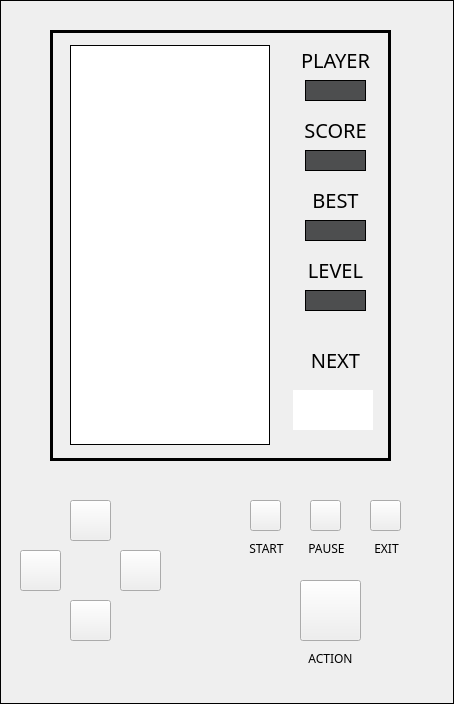
<?xml version="1.0" encoding="UTF-8"?>
<ui version="4.0">
 <class>MainWindow</class>
 <widget class="QMainWindow" name="MainWindow">
  <property name="geometry">
   <rect>
    <x>0</x>
    <y>0</y>
    <width>454</width>
    <height>704</height>
   </rect>
  </property>
  <property name="font">
   <font>
    <family>Charter</family>
    <pointsize>-1</pointsize>
    <italic>false</italic>
    <bold>false</bold>
   </font>
  </property>
  <property name="windowTitle">
   <string>MainWindow</string>
  </property>
  <property name="styleSheet">
   <string notr="true">QMainWindow {
	border: 1px solid black;
	font: Charter;
	font-size: 20px;
	font-style: Roman;
}</string>
  </property>
  <widget class="QWidget" name="centralwidget">
   <widget class="QFrame" name="gameFrame">
    <property name="geometry">
     <rect>
      <x>50</x>
      <y>30</y>
      <width>341</width>
      <height>431</height>
     </rect>
    </property>
    <property name="font">
     <font>
      <family>Charter</family>
      <italic>false</italic>
      <bold>false</bold>
     </font>
    </property>
    <property name="frameShape">
     <enum>QFrame::Panel</enum>
    </property>
    <property name="frameShadow">
     <enum>QFrame::Plain</enum>
    </property>
    <property name="lineWidth">
     <number>3</number>
    </property>
    <property name="midLineWidth">
     <number>1</number>
    </property>
    <widget class="QLabel" name="scoreLabel">
     <property name="geometry">
      <rect>
       <x>250</x>
       <y>90</y>
       <width>71</width>
       <height>20</height>
      </rect>
     </property>
     <property name="font">
      <font>
       <family>Charter</family>
       <pointsize>-1</pointsize>
       <italic>false</italic>
       <bold>false</bold>
      </font>
     </property>
     <property name="styleSheet">
      <string notr="true">QLabel {
	font: Charter;
	font-size: 20px;
	font-style: Roman;
}</string>
     </property>
     <property name="text">
      <string>SCORE</string>
     </property>
     <property name="alignment">
      <set>Qt::AlignCenter</set>
     </property>
    </widget>
    <widget class="QLabel" name="currentScoreLabel">
     <property name="geometry">
      <rect>
       <x>255</x>
       <y>120</y>
       <width>61</width>
       <height>21</height>
      </rect>
     </property>
     <property name="font">
      <font>
       <family>Charter</family>
       <italic>false</italic>
       <bold>false</bold>
      </font>
     </property>
     <property name="styleSheet">
      <string notr="true">QLabel {
	color: white;
	border: 1px solid black;
	background-color: #4d4e4f;
}</string>
     </property>
     <property name="text">
      <string/>
     </property>
     <property name="alignment">
      <set>Qt::AlignCenter</set>
     </property>
    </widget>
    <widget class="QLabel" name="bestScoreLabel">
     <property name="geometry">
      <rect>
       <x>255</x>
       <y>190</y>
       <width>61</width>
       <height>21</height>
      </rect>
     </property>
     <property name="font">
      <font>
       <family>Charter</family>
       <italic>false</italic>
       <bold>false</bold>
      </font>
     </property>
     <property name="styleSheet">
      <string notr="true">QLabel {
	color: white;
	border: 1px solid black;
	background-color: #4d4e4f;
}</string>
     </property>
     <property name="text">
      <string/>
     </property>
     <property name="alignment">
      <set>Qt::AlignCenter</set>
     </property>
    </widget>
    <widget class="QLabel" name="currentLevelLabel">
     <property name="geometry">
      <rect>
       <x>255</x>
       <y>260</y>
       <width>61</width>
       <height>21</height>
      </rect>
     </property>
     <property name="font">
      <font>
       <family>Charter</family>
       <italic>false</italic>
       <bold>false</bold>
      </font>
     </property>
     <property name="styleSheet">
      <string notr="true">QLabel {
	color: white;
	border: 1px solid black;
	background-color: #4d4e4f;
}</string>
     </property>
     <property name="text">
      <string/>
     </property>
     <property name="alignment">
      <set>Qt::AlignCenter</set>
     </property>
    </widget>
    <widget class="QLabel" name="bestLabel">
     <property name="geometry">
      <rect>
       <x>250</x>
       <y>160</y>
       <width>71</width>
       <height>20</height>
      </rect>
     </property>
     <property name="font">
      <font>
       <family>Charter</family>
       <pointsize>-1</pointsize>
       <italic>false</italic>
       <bold>false</bold>
      </font>
     </property>
     <property name="styleSheet">
      <string notr="true">QLabel {
	font: Charter;
	font-size: 20px;
	font-style: Roman;
}</string>
     </property>
     <property name="text">
      <string>BEST</string>
     </property>
     <property name="alignment">
      <set>Qt::AlignCenter</set>
     </property>
    </widget>
    <widget class="QLabel" name="levelLabel">
     <property name="geometry">
      <rect>
       <x>250</x>
       <y>230</y>
       <width>71</width>
       <height>20</height>
      </rect>
     </property>
     <property name="font">
      <font>
       <family>Charter</family>
       <pointsize>-1</pointsize>
       <italic>false</italic>
       <bold>false</bold>
      </font>
     </property>
     <property name="styleSheet">
      <string notr="true">QLabel {
	font: Charter;
	font-size: 20px;
	font-style: Roman;
}</string>
     </property>
     <property name="text">
      <string>LEVEL</string>
     </property>
     <property name="alignment">
      <set>Qt::AlignCenter</set>
     </property>
    </widget>
    <widget class="QLabel" name="nextLabel">
     <property name="geometry">
      <rect>
       <x>250</x>
       <y>320</y>
       <width>71</width>
       <height>20</height>
      </rect>
     </property>
     <property name="font">
      <font>
       <family>Charter</family>
       <pointsize>-1</pointsize>
       <italic>false</italic>
       <bold>false</bold>
      </font>
     </property>
     <property name="styleSheet">
      <string notr="true">QLabel {
	font: Charter;
	font-size: 20px;
	font-style: Roman;
}</string>
     </property>
     <property name="text">
      <string>NEXT</string>
     </property>
     <property name="alignment">
      <set>Qt::AlignCenter</set>
     </property>
    </widget>
    <widget class="QGraphicsView" name="game_field">
     <property name="geometry">
      <rect>
       <x>20</x>
       <y>15</y>
       <width>200</width>
       <height>400</height>
      </rect>
     </property>
     <property name="sizePolicy">
      <sizepolicy hsizetype="Expanding" vsizetype="Expanding">
       <horstretch>0</horstretch>
       <verstretch>0</verstretch>
      </sizepolicy>
     </property>
     <property name="frameShape">
      <enum>QFrame::Panel</enum>
     </property>
     <property name="frameShadow">
      <enum>QFrame::Plain</enum>
     </property>
     <property name="lineWidth">
      <number>1</number>
     </property>
     <property name="midLineWidth">
      <number>0</number>
     </property>
    </widget>
    <widget class="QGraphicsView" name="next_figure_field">
     <property name="geometry">
      <rect>
       <x>243</x>
       <y>360</y>
       <width>80</width>
       <height>40</height>
      </rect>
     </property>
     <property name="frameShape">
      <enum>QFrame::NoFrame</enum>
     </property>
    </widget>
    <widget class="QLabel" name="playerLabel">
     <property name="geometry">
      <rect>
       <x>250</x>
       <y>20</y>
       <width>71</width>
       <height>20</height>
      </rect>
     </property>
     <property name="font">
      <font>
       <family>Charter</family>
       <pointsize>-1</pointsize>
       <italic>false</italic>
       <bold>false</bold>
      </font>
     </property>
     <property name="styleSheet">
      <string notr="true">QLabel {
	font: Charter;
	font-size: 20px;
	font-style: Roman;
}</string>
     </property>
     <property name="text">
      <string>PLAYER</string>
     </property>
     <property name="alignment">
      <set>Qt::AlignCenter</set>
     </property>
    </widget>
    <widget class="QLabel" name="userNameLabel">
     <property name="geometry">
      <rect>
       <x>255</x>
       <y>50</y>
       <width>61</width>
       <height>21</height>
      </rect>
     </property>
     <property name="font">
      <font>
       <family>Charter</family>
       <italic>false</italic>
       <bold>false</bold>
      </font>
     </property>
     <property name="styleSheet">
      <string notr="true">QLabel {
	color: white;
	border: 1px solid black;
	background-color: #4d4e4f;
}</string>
     </property>
     <property name="text">
      <string/>
     </property>
     <property name="alignment">
      <set>Qt::AlignCenter</set>
     </property>
    </widget>
   </widget>
   <widget class="QFrame" name="buttonsFrame">
    <property name="geometry">
     <rect>
      <x>10</x>
      <y>470</y>
      <width>441</width>
      <height>231</height>
     </rect>
    </property>
    <property name="frameShape">
     <enum>QFrame::NoFrame</enum>
    </property>
    <property name="frameShadow">
     <enum>QFrame::Raised</enum>
    </property>
    <widget class="QPushButton" name="upButton">
     <property name="enabled">
      <bool>true</bool>
     </property>
     <property name="geometry">
      <rect>
       <x>60</x>
       <y>30</y>
       <width>41</width>
       <height>41</height>
      </rect>
     </property>
     <property name="styleSheet">
      <string notr="true"/>
     </property>
     <property name="text">
      <string/>
     </property>
     <property name="flat">
      <bool>false</bool>
     </property>
    </widget>
    <widget class="QPushButton" name="leftButton">
     <property name="geometry">
      <rect>
       <x>10</x>
       <y>80</y>
       <width>41</width>
       <height>41</height>
      </rect>
     </property>
     <property name="styleSheet">
      <string notr="true"/>
     </property>
     <property name="text">
      <string/>
     </property>
     <property name="icon">
      <iconset theme="SP_ArrowBack">
       <normaloff>.</normaloff>.</iconset>
     </property>
    </widget>
    <widget class="QPushButton" name="downButton">
     <property name="geometry">
      <rect>
       <x>60</x>
       <y>130</y>
       <width>41</width>
       <height>41</height>
      </rect>
     </property>
     <property name="text">
      <string/>
     </property>
    </widget>
    <widget class="QPushButton" name="rightButton">
     <property name="geometry">
      <rect>
       <x>110</x>
       <y>80</y>
       <width>41</width>
       <height>41</height>
      </rect>
     </property>
     <property name="text">
      <string/>
     </property>
    </widget>
    <widget class="QLabel" name="actionLabel">
     <property name="geometry">
      <rect>
       <x>295</x>
       <y>180</y>
       <width>51</width>
       <height>16</height>
      </rect>
     </property>
     <property name="font">
      <font>
       <family>Charter</family>
      </font>
     </property>
     <property name="text">
      <string>ACTION</string>
     </property>
     <property name="alignment">
      <set>Qt::AlignCenter</set>
     </property>
    </widget>
    <widget class="QPushButton" name="pauseButton">
     <property name="geometry">
      <rect>
       <x>300</x>
       <y>30</y>
       <width>31</width>
       <height>31</height>
      </rect>
     </property>
     <property name="styleSheet">
      <string notr="true"/>
     </property>
     <property name="text">
      <string/>
     </property>
     <property name="checkable">
      <bool>false</bool>
     </property>
     <property name="checked">
      <bool>false</bool>
     </property>
    </widget>
    <widget class="QPushButton" name="actionButton">
     <property name="geometry">
      <rect>
       <x>290</x>
       <y>110</y>
       <width>61</width>
       <height>61</height>
      </rect>
     </property>
     <property name="text">
      <string/>
     </property>
    </widget>
    <widget class="QPushButton" name="exitButton">
     <property name="geometry">
      <rect>
       <x>360</x>
       <y>30</y>
       <width>31</width>
       <height>31</height>
      </rect>
     </property>
     <property name="styleSheet">
      <string notr="true"/>
     </property>
     <property name="text">
      <string/>
     </property>
    </widget>
    <widget class="QLabel" name="startLabel">
     <property name="geometry">
      <rect>
       <x>236</x>
       <y>70</y>
       <width>41</width>
       <height>16</height>
      </rect>
     </property>
     <property name="font">
      <font>
       <family>Charter</family>
       <strikeout>false</strikeout>
      </font>
     </property>
     <property name="text">
      <string>START</string>
     </property>
     <property name="alignment">
      <set>Qt::AlignCenter</set>
     </property>
    </widget>
    <widget class="QPushButton" name="startButton">
     <property name="geometry">
      <rect>
       <x>240</x>
       <y>30</y>
       <width>31</width>
       <height>31</height>
      </rect>
     </property>
     <property name="text">
      <string/>
     </property>
    </widget>
    <widget class="QLabel" name="startLabel_2">
     <property name="geometry">
      <rect>
       <x>296</x>
       <y>70</y>
       <width>41</width>
       <height>16</height>
      </rect>
     </property>
     <property name="font">
      <font>
       <family>Charter</family>
      </font>
     </property>
     <property name="text">
      <string>PAUSE</string>
     </property>
     <property name="alignment">
      <set>Qt::AlignCenter</set>
     </property>
    </widget>
    <widget class="QLabel" name="startLabel_3">
     <property name="geometry">
      <rect>
       <x>356</x>
       <y>70</y>
       <width>41</width>
       <height>16</height>
      </rect>
     </property>
     <property name="font">
      <font>
       <family>Charter</family>
      </font>
     </property>
     <property name="text">
      <string>EXIT</string>
     </property>
     <property name="alignment">
      <set>Qt::AlignCenter</set>
     </property>
    </widget>
   </widget>
  </widget>
 </widget>
 <resources/>
 <connections/>
</ui>
